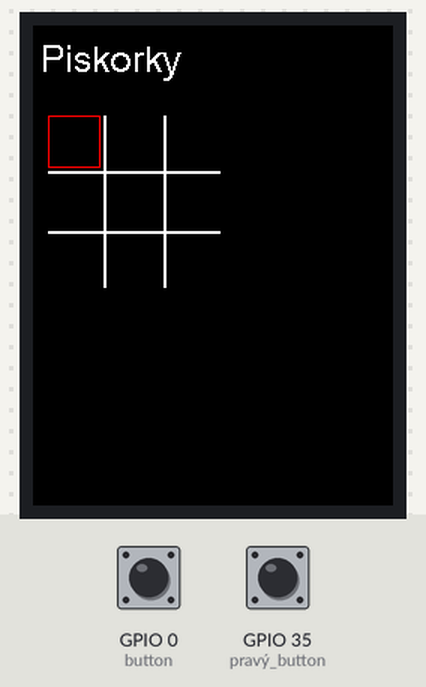
Simulated run of this sketch. Board: ESP32. Parts: 240×320 colour display. Inputs (shaded band) come from the test bench; at power-on: GPIO 0 (button) HIGH, GPIO 35 (pravý_button) HIGH.

Above: at 1.4 s.
1.5 s: GPIO 0 (button) pulled LOW for 1 s
At 2.9 s:
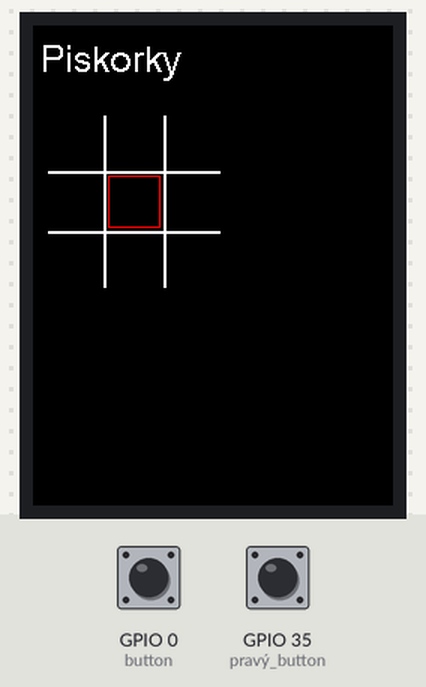
4.0 s: GPIO 35 (pravý_button) pulled LOW for 0.15 s
5.6 s: GPIO 35 (pravý_button) pulled LOW for 1 s
At 6.5 s:
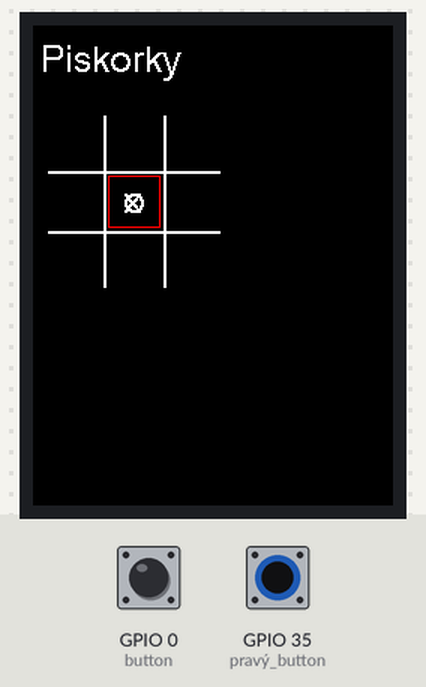
8.1 s: GPIO 0 (button) pulled LOW for 0.15 s
At 8.4 s:
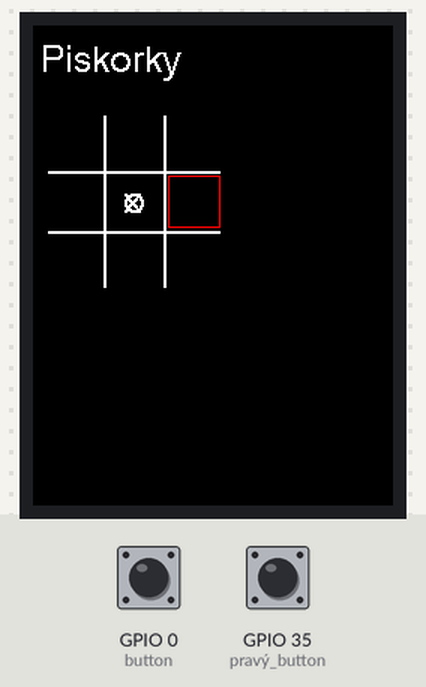
Timing chart, 0 to 10.7 s (numbered marks = the images above; inputs shaded):
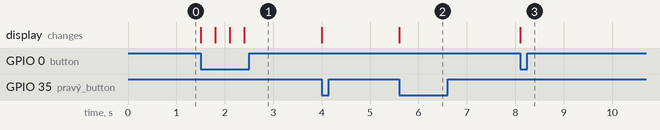

Measured:
- after the input at 1.5 s, the display: first changes at once (image 1 shows a later state)
- after the input at 5.6 s, the display: changes at once (image 2)
- after the input at 8.1 s, the display: changes at once (image 3)

The sketch:

Piskorky.ino
```cpp
#include <TFT_eSPI.h>  //knižnice
#include <SPI.h>
TFT_eSPI tft = TFT_eSPI();

int fromTop = 60;  //premenné
int fromLeft = 10;
int space = 5;
int boxSize = 35;
int playGround = 3 * boxSize + 2 * space;

int i = 0;
int j = 0;

bool player = 0;  //hráč 1 alebo 2 (bool má 2 hodnoty a sú len 2ja hráči)
int hraciePole[3][3] = { 0 };
char sign[2] = { 'x', 'o' };  // hráč 1 má x a hráč 2 má o

void setup(void) {

  tft.init();  // nadstavenie začiatočnej pozície na displeji
  tft.fillScreen(TFT_BLACK);
  tft.setTextColor(TFT_WHITE);
  tft.drawString("Piskorky", 5, 12, 4);
  pinMode(0, INPUT_PULLUP);   // ľavý button
  pinMode(35, INPUT_PULLUP);  // pravý button

  tft.drawFastVLine(fromLeft + boxSize + space / 2, fromTop, playGround, TFT_WHITE);  //zobrazenie hracieho poľa
  tft.drawFastVLine(1 + fromLeft + boxSize + space / 2, fromTop, playGround, TFT_WHITE);
  tft.drawFastVLine(fromLeft + boxSize * 2 + space + space / 2, fromTop, playGround, TFT_WHITE);
  tft.drawFastVLine(1 + fromLeft + boxSize * 2 + space + space / 2, fromTop, playGround, TFT_WHITE);
  tft.drawFastHLine(fromLeft, fromTop + boxSize + space / 2, playGround, TFT_WHITE);
  tft.drawFastHLine(fromLeft, 1 + fromTop + boxSize + space / 2, playGround, TFT_WHITE);
  tft.drawFastHLine(fromLeft, fromTop + boxSize * 2 + space + space / 2, playGround, TFT_WHITE);
  tft.drawFastHLine(fromLeft, 1 + fromTop + boxSize * 2 + space + space / 2, playGround, TFT_WHITE);

  tft.drawRect((fromLeft + (i * boxSize) + (i * space)), (fromTop + (j * boxSize) + (j * space)), boxSize, boxSize, TFT_RED);  // zobrazenie červeného štvorčeka na prvom políčku
}

void loop() {

  if (digitalRead(0) == 0)  // čo sa stane ak sa stlačí ľavý button (zmazanie aktuálneho červeného políčka, vykreslenie nasledujúceho)
  {
    tft.drawRect((fromLeft + (i * boxSize) + (i * space)), (fromTop + (j * boxSize) + (j * space)), boxSize, boxSize, TFT_BLACK);
    i = i + 1;
    if (i > 2) {
      i = 0;
      j++;
    }
    if (j > 2)
      j = 0;
    tft.drawRect((fromLeft + (i * boxSize) + (i * space)), (fromTop + (j * boxSize) + (j * space)), boxSize, boxSize, TFT_RED);
    delay(300);
  }

  if (digitalRead(35) == 0)  // čo sa stane ak sa stlačí pravý button   (x,o podľa aktuálneho hráča)
  {
    tft.drawString(String(sign[player]), 10 + fromLeft + (i * boxSize) + (space * i), 6 + fromTop + (j * boxSize) + j * space, 4);
    if (player == 0)
      hraciePole[i][j] = 1;

    if (player == 1)
      hraciePole[i][j] = 4;

    player = !player;
    checkWiner();
    delay(300);
  }
}

void checkWiner()  //kontrola víťaza
{
  for (int m = 0; m < 3; m++) {
    int score = 0;
    int hscore = 0;
    for (int n = 0; n < 3; n++) {
      score = score + hraciePole[m][n];
      hscore = hscore + hraciePole[n][m];

      if (score == 3 || score == 12)  //kontrola vertikálna
      {
        tft.drawFastVLine(fromLeft + (m * space) + (boxSize * m) + boxSize / 2, fromTop, playGround, TFT_RED);
        tft.drawFastVLine(fromLeft + 1 + (m * space) + (boxSize * m) + boxSize / 2, fromTop, playGround, TFT_RED);
      }

      if (hscore == 3 || hscore == 12)  //kontrola horizontálna
      {
        tft.drawFastHLine(fromLeft, fromTop + (m * space) + (boxSize * m) + boxSize / 2, playGround, TFT_RED);
        tft.drawFastHLine(fromLeft, fromTop + 1 + (m * space) + (boxSize * m) + boxSize / 2, playGround, TFT_RED);
      }
    }

    if (hraciePole[0][0] + hraciePole[1][1] + hraciePole[2][2] == 3 || hraciePole[0][0] + hraciePole[2][2] + hraciePole[1][1] == 12) {  //kontorla diagonala 1
      tft.drawLine(fromLeft, fromTop, fromLeft + playGround, fromTop + playGround, TFT_RED);
    }

    if (hraciePole[0][2] + hraciePole[1][1] + hraciePole[2][0] == 3 || hraciePole[0][2] + hraciePole[2][0] + hraciePole[1][1] == 12)  //kontorla diagonala 2
    {
      tft.drawLine(fromLeft + playGround, fromTop, fromLeft, fromTop + playGround, TFT_RED);
    }
  }
}
```
